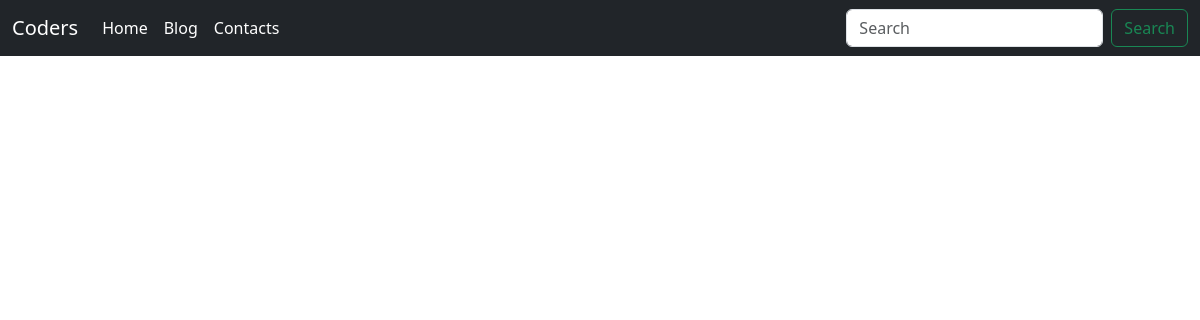
Page /blogpost/CSS on the earlier database version.
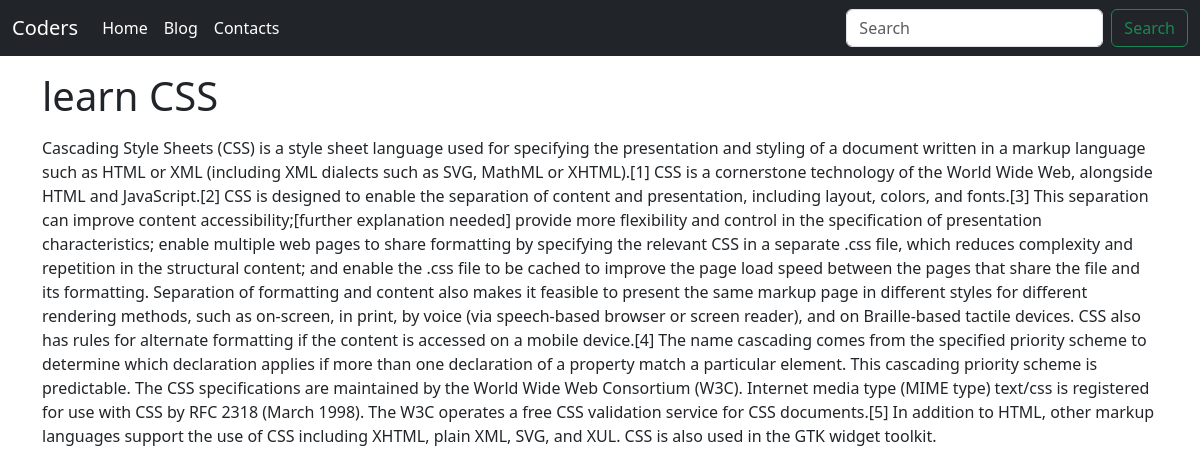
Same page on the later database version.
### blog/models.py (models this page shows)
class Blog(models.Model):
    cno=models.AutoField(primary_key=True)
    title=models.CharField(max_length=200)
    content=models.TextField()
    slug=models.CharField(max_length=100)
    time=models.DateTimeField(auto_now_add=True)

### blog/views.py (the view)
# urls.py: path('blogpost/<str:slug>',views.blogpost,name='blogpost'),
def blogpost(request,slug):
    blog=Blog.objects.filter(slug=slug).first()
    context={'blog': blog}                                    #grab all blog posts with slug and return the first
    return render(request,'blogpost.html',context)

### templates/blogpost.html
{% extends "base.html" %}
 {% block body %}
<div class="container">
<h1 class="my-3">{{blog.title}}</h1>
<div class="my-2">
    {{blog.content |safe}}
</div>
</div>
{% endblock body %}

Differences in the rows shown:
added Blog: title "learn CSS", content "Cascading Style Sheets (CSS) is a style sheet language used for specifying the presentation and styling of a document written in a markup language such as HTML or XML (including XML dialects such as SVG, MathML or XHTML).[1] CSS is a cornerstone technology of the World Wide Web, alongside HTML and JavaScript.[2] CSS is designed to enable the separation of content and presentation, including layout, colors, and fonts.[3] This separation can improve content accessibility;[further explanation needed] provide more flexibility and control in the specification of presentation characteristics; enable multiple web pages to share formatting by specifying the relevant CSS in a separate .css file,…"
